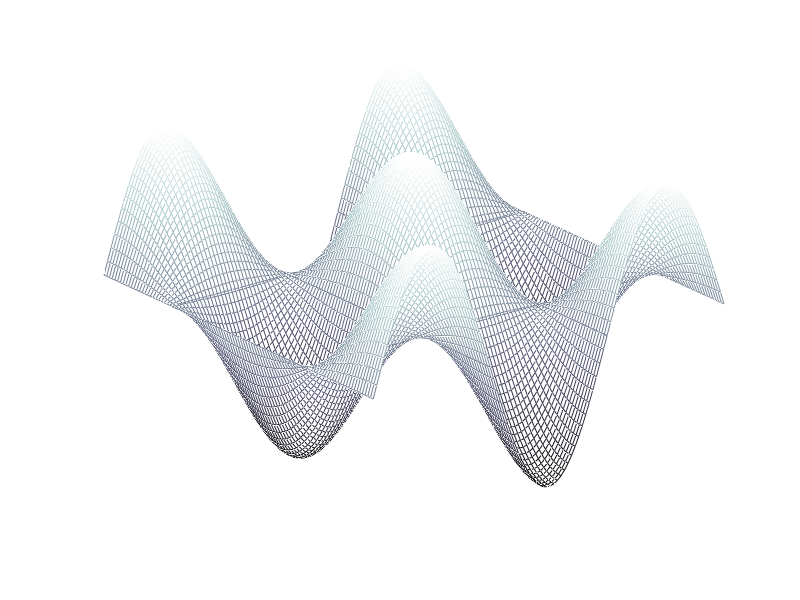

Write the MATLAB code that produced this figure. (Note: this script raises an error after producing the figure.)
%-----------------------------------------------------
%            Chladni Patterns         
%           Dr Thomas McKenzie
%           Reid School of Music 
%          University of Edinburgh   
%    Plotting degenerate mode shapes of a 2D membrane 
%-----------------------------------------------------

clc
clear all
close all

% input params
L = 1;              % membrane size (square)
Nx = 100;           % num grid points in x,y
m = 3; n = 2;       % modal indices
bc = 0;             % choice of boundary condition -> 0: free; 1: fixed

% weighting of modes (for chladni patterns)
%theta = 7*pi/4;       % a = cos(theta); b = sin(theta)

% time-varying theta - uncomment for animation
Nt = 100;                    % num frames in animation of one cycle
theta = 2*pi*(0:Nt-1)/Nt;    % discrete angles

% Mode shapes
if bc == 0
    % free boundary conditions - centered around x=y=0 
    x = linspace(-L/2, L/2, Nx);             % discretize x axis domain
    [X,Y] = meshgrid(x,x);                  % create 2D grid of points
    Wmn = cos(m*pi*X/L) .* cos(n*pi*Y/L);    % mode shapes
    Wnm = cos(n*pi*X/L) .* cos(m*pi*Y/L);
else
    % fixed boundary conditions - fixed at x=y=0 and x=y=L
    x = linspace(0, L, Nx);                  % discretize x axis domain
    [X,Y] = meshgrid(x,x) ;                 % create 2D grid of points
    Wmn = sin(m*pi*X/L) .* sin(n*pi*Y/L);    % mode shapes
    Wnm = sin(n*pi*X/L) .* sin(m*pi*Y/L);
end

% figure set-up
v     = [0,0] ;
figure1 = figure('Color',[0 0 0]);
colormap(bone); 

% plotting loop - animates the plate for varying theta
for th = 1:length(theta)
    % degenerate mode shape
    w = cos(theta(th))*Wmn + sin(theta(th))*Wnm;
    
    % plotting
    mesh(X,Y,w,'facealpha',0.3) ; hold on;
    set(gca,'Color',[0 0 0],'XColor',[1 1 1],'YColor',[1 1 1],'ZColor',...
    [1 1 1]);
    contour(X,Y,w,v,'color','w','linewidth',2) ; hold off;
    zlim([-2 2])
    xlabel('x')
    ylabel('y')
    zlabel('w')
    drawnow;
end


